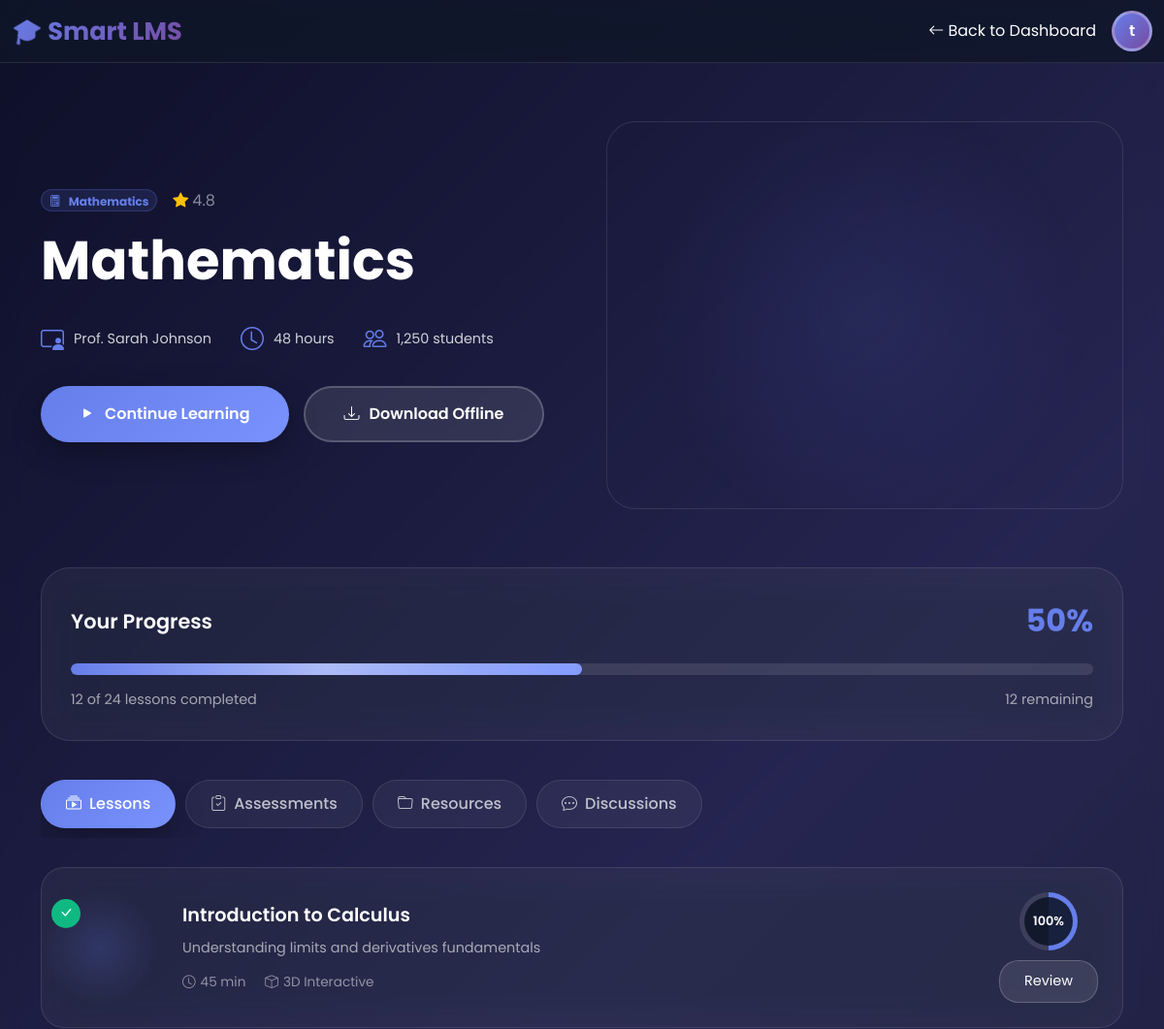
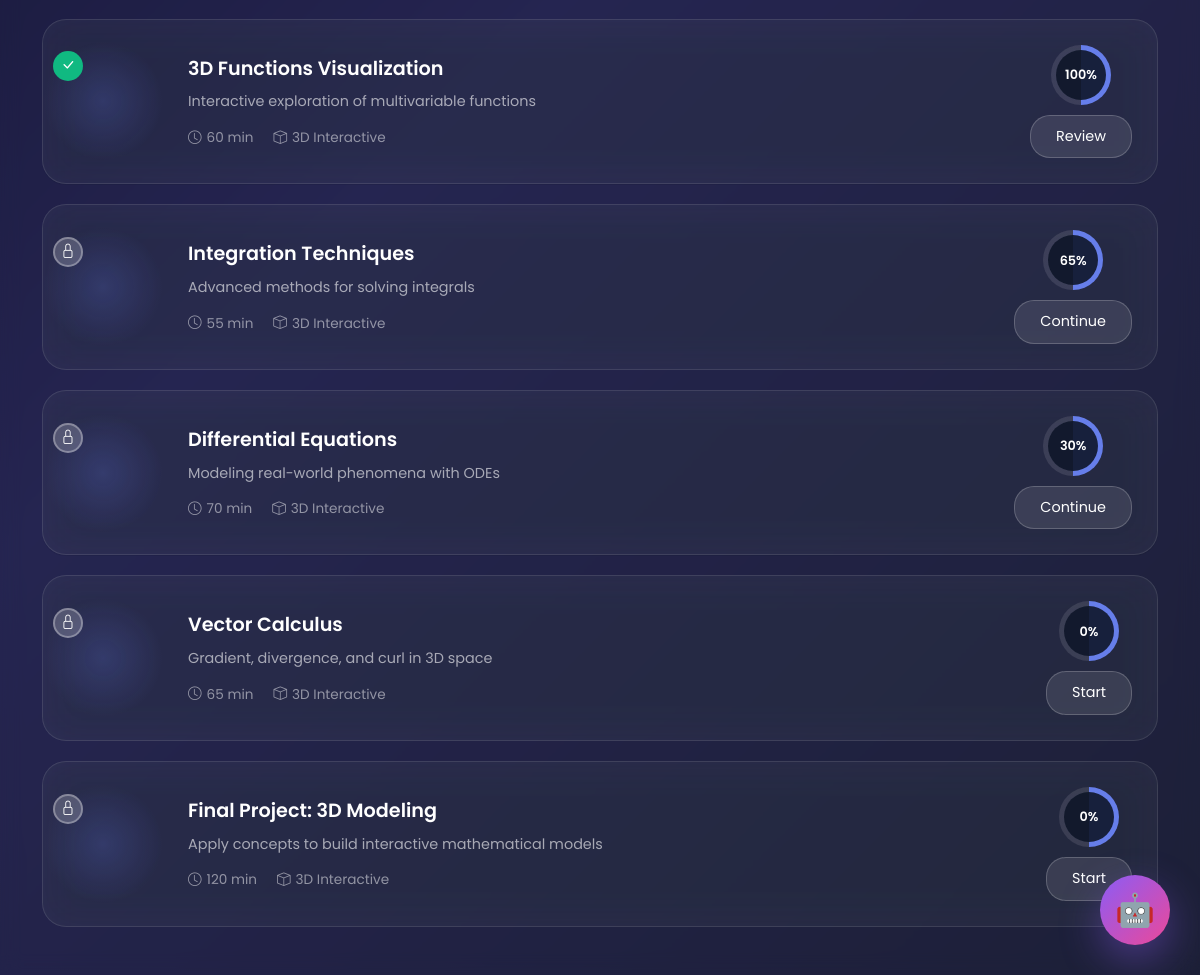
/course_detail.php (signed in), run on the app's committed database (2 pictures, top to bottom).
### tables this page shows
CREATE TABLE `subjects` (
  `subject_id` int(11) NOT NULL,
  `subject_name` varchar(100) NOT NULL,
  `subject_code` varchar(20) DEFAULT NULL,
  `grade_level` int(11) NOT NULL,
  `phase` enum('GET','FET','university') NOT NULL,
  `description` text DEFAULT NULL,
  `is_core_subject` tinyint(1) DEFAULT 0,
  `credits` int(11) DEFAULT 1
);

### course_detail.php (the view, shortened to what this page needs)
<?php
require 'db_config.php';
$first_name = $_SESSION['first_name'] ?? 'Student';
$course_id = isset($_GET['id']) ? intval($_GET['id']) : 1;
$course = [
    'subject_id' => $course_id,
    'subject_name' => 'Advanced Mathematics',
    'description' => 'Master calculus, algebra, and mathematical reasoning with interactive 3D visualizations and adaptive learning paths.',
    'icon' => 'calculator',
    'color' => '#667eea',
    'total_lessons' => 24,
    'completed_lessons' => 12,
    'mastery_level' => 75,
    'instructor' => 'Prof. Sarah Johnson',
    'duration' => '48 hours',
    'students_enrolled' => 1250,
    'rating' => 4.8
];
$lessons = [];
if (isset($conn) && $conn instanceof mysqli && !$conn->connect_error) {
    try {
        $check_table = $conn->query("SHOW TABLES LIKE 'subjects'");
        if ($check_table && $check_table->num_rows > 0) {
            $stmt = $conn->prepare("SELECT * FROM subjects WHERE subject_id = ?");
            if ($stmt) {
                $stmt->bind_param("i", $course_id);
                $stmt->execute();
                $result = $stmt->get_result();
                if ($result && $row = $result->fetch_assoc()) {
                    $course = array_merge($course, $row);
                }
            }
        }
    } catch (Exception $e) {
        error_log("Database error: " . $e->getMessage());
    }
}
if (empty($lessons)) {
    $lessons = [
        [
            'lesson_id' => 1,
            'lesson_title' => 'Introduction to Calculus',
            'lesson_description' => 'Understanding limits and derivatives fundamentals',
            'duration' => '45 min',
            'is_completed' => true,
            'has_3d' => true,
            '3d_model' => 'derivative',
            'progress' => 100
        ],
        [
            'lesson_id' => 2,
            'lesson_title' => '3D Functions Visualization',
            'lesson_description' => 'Interactive exploration of multivariable functions',
            'duration' => '60 min',
            'is_completed' => true,
            'has_3d' => true,
            '3d_model' => 'surface',
            'progress' => 100
        ],
        [
            'lesson_id' => 3,
            'lesson_title' => 'Integration Techniques',
            'lesson_description' => 'Advanced methods for solving integrals',
            'duration' => '55 min',
            'is_completed' => false,
            'has_3d' => true,
            '3d_model' => 'volume',
            'progress' => 65
        ],
        [
            'lesson_id' => 4,
            'lesson_title' => 'Differential Equations',
            'lesson_description' => 'Modeling real-world phenomena with ODEs',
            'duration' => '70 min',
            'is_completed' => false,
            'has_3d' => true,
            '3d_model' => 'field',
            'progress' => 30
        ],
        [
            'lesson_id' => 5,
            'lesson_title' => 'Vector Calculus',
            'lesson_description' => 'Gradient, divergence, and curl in 3D space',
            'duration' => '65 min',
            'is_completed' => false,
            'has_3d' => true,
            '3d_model' => 'vector',
            'progress' => 0
        ],
        [
            'lesson_id' => 6,
            'lesson_title' => 'Final Project: 3D Modeling',
            'lesson_description' => 'Apply concepts to build interactive mathematical models',
            'duration' => '120 min',
            'is_completed' => false,
            'has_3d' => true,
            '3d_model' => 'project',
            'progress' => 0
        ]
    ];
}
$progress_percent = $course['total_lessons'] > 0 ?
    round(($course['completed_lessons'] / $course['total_lessons']) * 100) : 0;
?>
<!DOCTYPE html>
<html lang="en">
<head>
<link href="https://cdn.jsdelivr.net/npm/bootstrap@5.3.0/dist/css/bootstrap.min.css" rel="stylesheet">
<link rel="stylesheet" href="https://cdn.jsdelivr.net/npm/bootstrap-icons@1.10.5/font/bootstrap-icons.css">
</head>
<body>
<canvas id="bg-canvas"></canvas>
<div class="glass-overlay">
<nav class="navbar navbar-expand-lg">
<div class="container-fluid">
    <a class="navbar-brand" href="student_dashboard.php">🎓 Smart LMS</a>
    <div class="user-info ms-auto d-flex align-items-center gap-3">
        <a href="student_dashboard.php" class="text-white text-decoration-none">
            <i class="bi bi-arrow-left"></i> Back to Dashboard
        </a>
        <div class="user-avatar"><?= substr($first_name, 0, 1) ?></div>
    </div>
</div>
</nav>
<section class="course-hero">
<div class="container">
    <div class="hero-content">
        <div class="hero-text">
            <div class="d-flex align-items-center gap-3 mb-3">
                <span class="badge rounded-pill" style="background: <?= $course['color'] ?>20; color: <?= $course['color'] ?>; border: 1px solid <?= $course['color'] ?>40;">
                    <i class="bi bi-<?= $course['icon'] ?> me-2"></i><?= htmlspecialchars($course['subject_name']) ?>
                </span>
                <span class="text-white-50"><i class="bi bi-star-fill text-warning me-1"></i><?= $course['rating'] ?></span>
            </div>
            <h1><?= htmlspecialchars($course['subject_name']) ?></h1>
            <div class="hero-stats">
                <div class="hero-stat">
                    <i class="bi bi-person-video3"></i>
                    <span><?= $course['instructor'] ?></span>
                </div>
                <div class="hero-stat">
                    <i class="bi bi-clock"></i>
                    <span><?= $course['duration'] ?></span>
                </div>
                <div class="hero-stat">
                    <i class="bi bi-people"></i>
                    <span><?= number_format($course['students_enrolled']) ?> students</span>
                </div>
            </div>
            <div class="hero-actions">
                <button class="btn-primary-3d" onclick="continueLearning()">
                    <i class="bi bi-play-fill"></i>
                    <?= $progress_percent > 0 ? 'Continue Learning' : 'Start Course' ?>
                </button>
                <button class="btn-secondary-3d" onclick="downloadOffline()">
                    <i class="bi bi-download"></i>
                    Download Offline
                </button>
            </div>
        </div>
        <div class="hero-3d-container">
            <div id="course3DCanvas"></div>
        </div>
    </div>
</div>
</section>
<div class="container">
    <div class="progress-section">
        <div class="progress-header">
            <span class="progress-title">Your Progress</span>
            <span class="progress-percent"><?= $progress_percent ?>%</span>
        </div>
        <div class="progress-bar-container">
            <div class="progress-bar-fill" style="width: <?= $progress_percent ?>%"></div>
        </div>
        <div class="progress-stats">
            <span><?= $course['completed_lessons'] ?> of <?= $course['total_lessons'] ?> lessons completed</span>
            <span><?= $course['total_lessons'] - $course['completed_lessons'] ?> remaining</span>
        </div>
    </div>
</div>
<div class="container pb-5">
    <div class="content-tabs">
        <button class="tab-btn active" onclick="switchTab('lessons')">
            <i class="bi bi-collection-play"></i> Lessons
        </button>
        <button class="tab-btn" onclick="switchTab('assessments')">
            <i class="bi bi-clipboard-check"></i> Assessments
        </button>
        <button class="tab-btn" onclick="switchTab('resources')">
            <i class="bi bi-folder"></i> Resources
        </button>
        <button class="tab-btn" onclick="switchTab('discussions')">
            <i class="bi bi-chat-dots"></i> Discussions
        </button>
    </div>
    <div id="tab-lessons" class="tab-content">
        <div class="lessons-grid">
            <?php foreach ($lessons as $index => $lesson): ?>
            <div class="lesson-card" onclick="openLesson3D(<?= $lesson['lesson_id'] ?>, '<?= $lesson['3d_model'] ?>')">
                <div class="lesson-thumbnail">
                    <div class="lesson-3d-preview" id="preview-<?= $lesson['lesson_id'] ?>"></div>
                    <div class="lesson-status <?= $lesson['is_completed'] ? 'completed' : 'pending' ?>">
                        <i class="bi bi-<?= $lesson['is_completed'] ? 'check-lg' : 'lock' ?>"></i>
                    </div>
                </div>
                <div class="lesson-info">
                    <div class="lesson-title"><?= htmlspecialchars($lesson['lesson_title']) ?></div>
                    <div class="lesson-desc"><?= htmlspecialchars($lesson['lesson_description']) ?></div>
                    <div class="lesson-meta">
                        <span><i class="bi bi-clock"></i> <?= $lesson['duration'] ?></span>
                        <?php if ($lesson['has_3d']): ?>
                        <span><i class="bi bi-box"></i> 3D Interactive</span>
                        <?php endif; ?>
                    </div>
                </div>
                <div class="lesson-progress">
                    <div class="progress-circle">
                        <span><?= $lesson['progress'] ?>%</span>
                    </div>
                    <button class="btn-start">
                        <?= $lesson['is_completed'] ? 'Review' : ($lesson['progress'] > 0 ? 'Continue' : 'Start') ?>
                    </button>
                </div>
            </div>
            <?php endforeach; ?>
        </div>
    </div>
</div>
</div>
<button class="ai-tutor-float" onclick="openAITutor()" title="Ask AI Tutor">
    🤖
</button>
</body>
</html>

### data on the page
subjects: subject_name "Mathematics", grade_level "50", grade_level "12", $course['total_lessons']-$course['completed_lessons'] "12"

### other printed values
substr($first_name, 0, 1) "t"
$course['rating'] "4.8"
$course['instructor'] "Prof. Sarah Johnson"
$course['duration'] "48 hours"
$course['students_enrolled'] "1,250"
$course['total_lessons'] "24"
$lesson['lesson_title'] "Introduction to Calculus"
$lesson['lesson_description'] "Understanding limits and derivatives fundamentals"
$lesson['duration'] "45 min"
$lesson['progress'] "100"
$lesson['lesson_title'] "3D Functions Visualization"
$lesson['lesson_description'] "Interactive exploration of multivariable functions"
$lesson['duration'] "60 min"
$lesson['lesson_title'] "Integration Techniques"
$lesson['lesson_description'] "Advanced methods for solving integrals"
